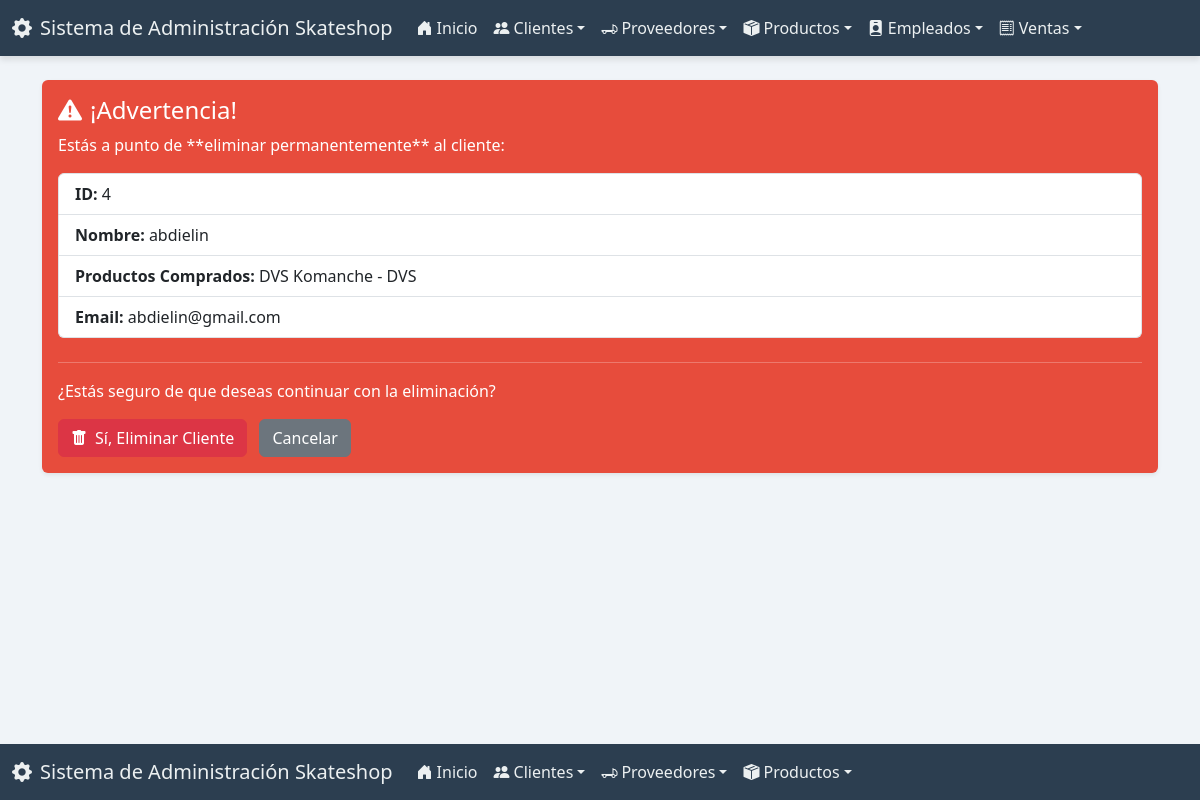
Page /clientes/borrar/4/ on the committed database.
### app_Skateshop/models.py (models this page shows, shortened)
class Cliente(models.Model):
    id_cliente = models.AutoField(primary_key=True)
    nombre = models.CharField(max_length=100)
    compra = models.ManyToManyField(Producto, blank=True, related_name="clientes")
    email = models.EmailField(unique=True)
    telefono = models.CharField(max_length=15, blank=True, null=True)
    direccion = models.TextField(blank=True, null=True)
    fecha_registro = models.DateField(auto_now_add=True)
    activo = models.BooleanField(default=True)
    imagen = models.ImageField(upload_to='clientes/', blank=True, null=True)

class Producto(models.Model):
    nombre = models.CharField(max_length=100)
    descripcion = models.TextField(blank=True, null=True)
    precio = models.DecimalField(max_digits=10, decimal_places=2)
    stock = models.PositiveIntegerField(default=0)
    proveedor = models.ForeignKey(Proveedor, on_delete=models.CASCADE, related_name="productos")
    marca = models.CharField(max_length=50)
    modelo = models.CharField(max_length=50, blank=True, null=True)
    fecha_agregado = models.DateField(auto_now_add=True)
    disponible = models.BooleanField(default=True)
    imagen = models.ImageField(upload_to='productos/', blank=True, null=True)

### app_Skateshop/views.py (the view)
# urls.py: path('clientes/borrar/<int:pk>/', views.borrar_cliente, name='borrar_cliente'),
def borrar_cliente(request, pk):
    cliente = get_object_or_404(Cliente, pk=pk)
    if request.method == 'POST':
        cliente.delete()
        return redirect('ver_clientes')
    context = {'cliente': cliente}
    return render(request, 'cliente/borrar_cliente.html', context)

### app_Skateshop/templates/cliente/borrar_cliente.html (shortened to what this page needs)
{% extends 'base.html' %}
{% block content %}
<div class="alert alert-danger shadow-sm" role="alert">
    <h4 class="alert-heading"><i class="bi bi-exclamation-triangle-fill me-2"></i>¡Advertencia!</h4>
    <p>Estás a punto de **eliminar permanentemente** al cliente:</p>
    <ul class="list-group mb-4">
        <li class="list-group-item"><strong>ID:</strong> {{ cliente.id_cliente }}</li>
        <li class="list-group-item"><strong>Nombre:</strong> {{ cliente.nombre }}</li>
        <li class="list-group-item"><strong>Productos Comprados:</strong> {% for producto in cliente.compra.all %}{{ producto.nombre }} - {{ producto.marca }}{% if not forloop.last %}, {% endif %}{% empty %}Ninguno{% endfor %}</li>
        <li class="list-group-item"><strong>Email:</strong> {{ cliente.email }}</li>
    </ul>
    <hr>
    <p class="mb-0">¿Estás seguro de que deseas continuar con la eliminación?</p>
    <form method="post" action="{% url 'borrar_cliente' pk=cliente.pk %}" class="mt-3">
        <button type="submit" class="btn btn-danger me-2"><i class="bi bi-trash-fill me-2"></i>Sí, Eliminar Cliente</button>
        <a href="{% url 'ver_clientes' %}" class="btn btn-secondary">Cancelar</a>
    </form>
</div>
{% endblock %}

### static/css/style.css (style rules this page uses)
body { background-color: #f0f4f8; color: #34495e; }
.alert-danger { background-color: #e74c3c; color: white; border: none; }
.page-container { display: flex; flex-direction: column; min-height: 100vh; }

### rows in the picture
Cliente: id_cliente "4", nombre "abdielin", email "abdielin@gmail.com"
Producto: nombre "DVS Komanche", marca "DVS"
